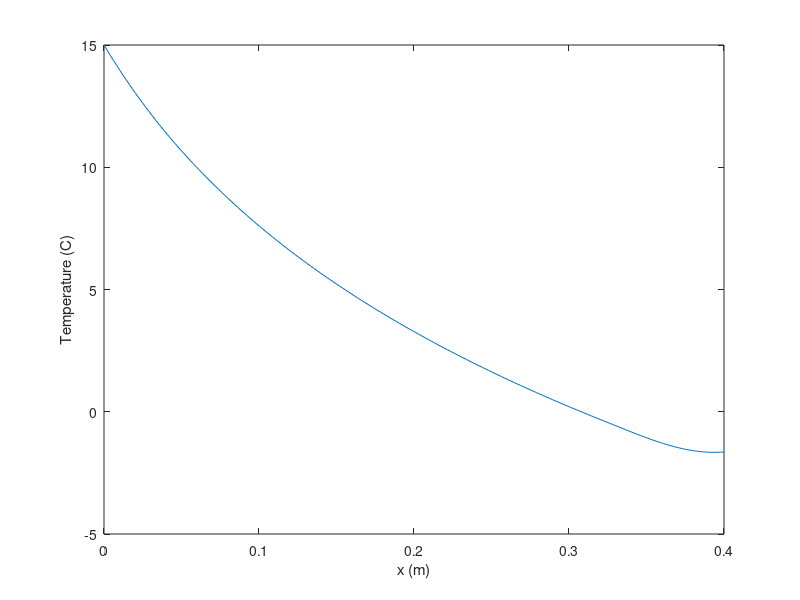

MATLAB code to generate this figure:
clear
clc

%I am here introducing the variables

%The number of meshes to be inputted by the user "E" will be used
E= input("hi doctor please input the number of elements you desire ");

tic

%The wall thickness it is 0.4 by default from the problem
L=0.4;

%the number of nodes in the system
N=E+1;

%The number of nodes within every element it will be 4 since we are using
%cubic elements
n=4;

%The length of each element is
he=L/E;

%The number of Gauss points needed for my integral and since my integral
%has an order 5, and using nGP=(order+1)/2
nGP=3;

%I am introducing the K function which is the general coefficient and no
%element wise

%I am here introducing the shape functions
psi_coeff=[-9/(2*(he^3)), 9/(he^2), -11/(2*he), 1;
           27/(2*(he^3)), -45/(2*(he^2)), 9/he, 0;
           -27/(2*(he^3)), 18/(he^2), -9/(2*he), 0;
           9/(2*(he^3)), -9/(2*(he^2)), 1/he, 0];

%I am here introducing the derivatives of each chape function
psi_dot_coeff=[-27/(2*(he^3)), 18/(he^2), -11/(2*he);
                81/(2*(he^3)), -45/(he^2), 9/he;
               -81/(2*(he^3)), 36/(he^2), -9/(2*he);
                27/(2*(he^3)), -9/(he^2), 1/he];
           
%I am defining the Gauss points
Gauss_points=[0, 0.8888888889;
             -0.7745966692, 0.5555555555;
              0.7745966692, 0.5555555555];
          
%Creating the B matrix or connectivity matrix
connectivity=1;
B=zeros(E,n);
for r=1:E
    for s=1:n-1:n
        B(r,s)=connectivity;
        connectivity=connectivity+1;
    end
    connectivity=connectivity-1;
end
connectivity=connectivity+1;
for r=1:E
    for s=2:1:n-1
        B(r,s)=connectivity;
        connectivity=connectivity+1;
    end
end

%The number of total nodes within the entire system including virtual nodes
NN=max(max(B));

%I am introducing the K function which is the general coefficient and not
%element wise
K=sparse(NN,NN);

%I am now initializing xa
xa=0;

for e=1:E
    for i=1:n
        for j=1:n
            k_for_iteration=0;
            for GP=1:nGP
                
                %Mapping between between x_bar and zeta, and zeta is all
                %the points at the first column of the Gauss_points matrix
                x_bar=(Gauss_points(GP,1)+1)*he/2;
                
                %Computing the thermal conductivity
                thermal_conductivity=10*(x_bar+xa)+1;
                
                %Computing the actual psi to work with
                psi_dot_coeffs_p2=[x_bar^2; x_bar; 1];
                psi_dot_j=(psi_dot_coeff(j, :)*psi_dot_coeffs_p2);
                psi_dot_i=(psi_dot_coeff(i, :)*psi_dot_coeffs_p2);
                
                %Calculating the Gauss point weight the weight is the
                %second column of the Gauss_points matrix
                
                %Computing k for a single Gauss point and adding it to the
                %previous one to compute the integral
                k=-1*thermal_conductivity*psi_dot_j*psi_dot_i*(he/2)*Gauss_points(GP,2);
                k=k_for_iteration+k;
                k_for_iteration=k;
            end
            K(B(e,i),B(e,j))=k+K(B(e,i),B(e,j));
            
        end
    end
    xa=xa+he;
end

%I am now working on the boundary conditions I will create the Q matrix in
%due time, I want to be working on one thing at a time

%step one to introduce the first dericle boundary condition I will zero the
%entire first line, and make sure that the K11 is equal 1
K(1,:)=0;
K(1,1)=1;

%I will now be working on the Q matrix, the left side really, and since F
%is equal to 0 I am happy, no worries all is easy it is simply all equal to
%0, with me only having to play with the boundary conditions

Q=zeros(NN, 1);
Q(1)= 15;
Q(N)=10;

%Now I am introducing the solutions under the form U
U_pre_processing=K\Q;

%I am introducing the U_per_element_prime matrix THE U_per_element_prime IS
%NOT A DERIVATIVE IT IS ONLY A MATRIX TO SIMPLIFY CALCULATIONS
U_per_element=zeros(E,n);

%I am creating the U_per_element_prime matrix
for e=1:E
    for i=1:n
U_per_element(e,i)=U_pre_processing(B(e,i));
    end
end

%I am finding the number of nodes in the port processing
post_processing_nodes_per_element=40;
post_processing_nodes=post_processing_nodes_per_element*E-(E-1);

%I am creating the x bar matrix
x_bar=[(linspace(0, he, post_processing_nodes_per_element).^3);
       (linspace(0, he, post_processing_nodes_per_element).^2);
       (linspace(0, he, post_processing_nodes_per_element));
       (linspace(1, 1, post_processing_nodes_per_element))];

%I am creating the psi functions         
psi_functions=psi_coeff*x_bar;

%Initialization
U=zeros(post_processing_nodes, 1);

%Now I am creating the U matrix
U_prime=U_per_element*psi_functions;
U(1:post_processing_nodes_per_element)=U_prime(1,:);
element_start=post_processing_nodes_per_element+1;
element_end=post_processing_nodes_per_element*2-1;
for element=2:E
    U(element_start:1:element_end)=U_prime(element,2:1:post_processing_nodes_per_element);
    element_start=element_start+post_processing_nodes_per_element-1;
    element_end=element_end+post_processing_nodes_per_element-1;
end

%entering U and plotting
U=[transpose(linspace(0,L,post_processing_nodes)),U];
plot(U(:,1),U(:,2))

%plot design
xlabel_me=xlabel('x (m)');
ylabel_me=ylabel('Temperature (C)');

A1=toc;

%new part

Uold=U;

%I am here introducing the variables

%The wall thickness it is 0.4 by default from the problem
L=0.4;

%the number of nodes in the system
N=E+1;

%The number of nodes within every element it will be 4 since we are using
%cubic elements
n=4;

%The length of each element is
he=L/E;

%The number of Gauss points needed for my integral and since my integral
%has an order 5, and using nGP=(order+1)/2
nGP=3;

%I am introducing the K function which is the general coefficient and no
%element wise

%I am here introducing the shape functions
psi_coeff=[-9/(2*(he^3)), 9/(he^2), -11/(2*he), 1;
           27/(2*(he^3)), -45/(2*(he^2)), 9/he, 0;
           -27/(2*(he^3)), 18/(he^2), -9/(2*he), 0;
           9/(2*(he^3)), -9/(2*(he^2)), 1/he, 0];

%I am here introducing the derivatives of each chape function
psi_dot_coeff=[-27/(2*(he^3)), 18/(he^2), -11/(2*he);
                81/(2*(he^3)), -45/(he^2), 9/he;
               -81/(2*(he^3)), 36/(he^2), -9/(2*he);
                27/(2*(he^3)), -9/(he^2), 1/he];
           
%I am defining the Gauss points
Gauss_points=[0, 0.8888888889;
             -0.7745966692, 0.5555555555;
              0.7745966692, 0.5555555555];
          
%Creating the B matrix or connectivity matrix
connectivity=1;
B=zeros(E,n);
for r=1:E
    for s=1:n-1:n
        B(r,s)=connectivity;
        connectivity=connectivity+1;
    end
    connectivity=connectivity-1;
end
connectivity=connectivity+1;
for r=1:E
    for s=2:1:n-1
        B(r,s)=connectivity;
        connectivity=connectivity+1;
    end
end

Nzeroes=(n*n*E-NN);

%The number of total nodes within the entire system including virtual nodes
NN=max(max(B));

%I am introducing the K function which is the general coefficient and not
%element wise
Knew=sparse(NN,NN, Nzeroes);

%I am now initializing xa
xa=0;

%Mapping between between x_bar and zeta, and zeta is all the points at the
%first column of the Gauss_points matrix
                x_bar_a=(Gauss_points(:,1)+1).*he/2;

%Computing the actual psi to work with
                psi_dot_coeffs_p2=[(x_bar_a').^2; (x_bar_a'); (x_bar_a')./(x_bar_a')];
                psi_dot=psi_dot_coeff*psi_dot_coeffs_p2;

for e=1:E
    for i=1:n
        for j=i:n
            k_for_iteration=0;
            for GP=1:nGP
                x_bar=(Gauss_points(GP,1)+1).*he/2;

                
                %Computing the thermal conductivity
                thermal_conductivity=10*(x_bar+xa)+1;
                
             
                
                %Calculating the Gauss point weight the weight is the
                %second column of the Gauss_points matrix
                
                %Computing k for a single Gauss point and adding it to the
                %previous one to compute the integral
                Knew(B(e,i),B(e,j))=-1*thermal_conductivity*psi_dot(i,GP)*psi_dot(j,GP)*(he/2)*Gauss_points(GP,2)+Knew(B(e,i),B(e,j));
            end
            
        end
    end
    xa=xa+he;
end



Knew = (Knew+Knew') - eye(size(Knew)).*Knew;

%I am now working on the boundary conditions I will create the Q matrix in
%due time, I want to be working on one thing at a time

%step one to introduce the first dericle boundary condition I will zero the
%entire first line, and make sure that the K11 is equal 1
Knew(1,:)=0;
Knew(1,1)=1;

%I will now be working on the Q matrix, the left side really, and since F
%is equal to 0 I am happy, no worries all is easy it is simply all equal to
%0, with me only having to play with the boundary conditions

Qnew=zeros(NN, 1);
Qnew(1)= 15;
Qnew(N)=10;

%Now I am introducing the solutions under the form U
U_pre_processing=Knew\Qnew;

%I am introducing the U_per_element_prime matrix THE U_per_element_prime IS
%NOT A DERIVATIVE IT IS ONLY A MATRIX TO SIMPLIFY CALCULATIONS
U_per_element=zeros(E,n);

%I am creating the U_per_element_prime matrix
for e=1:E
    for i=1:n
U_per_element(e,i)=U_pre_processing(B(e,i));
    end
end

%I am finding the number of nodes in the port processing
post_processing_nodes_per_element=40;
post_processing_nodes=post_processing_nodes_per_element*E-(E-1);

%I am creating the x bar matrix
x_bar=[(linspace(0, he, post_processing_nodes_per_element).^3);
       (linspace(0, he, post_processing_nodes_per_element).^2);
       (linspace(0, he, post_processing_nodes_per_element));
       (linspace(1, 1, post_processing_nodes_per_element))];

%I am creating the psi functions         
psi_functions=psi_coeff*x_bar;

%Initialization
U=zeros(post_processing_nodes, 1);

%Now I am creating the U matrix
U_prime=U_per_element*psi_functions;
U(1:post_processing_nodes_per_element)=U_prime(1,:);
element_start=post_processing_nodes_per_element+1;
element_end=post_processing_nodes_per_element*2-1;
for element=2:E
    U(element_start:1:element_end)=U_prime(element,2:1:post_processing_nodes_per_element);
    element_start=element_start+post_processing_nodes_per_element-1;
    element_end=element_end+post_processing_nodes_per_element-1;
end

%entering U and plotting
U=[transpose(linspace(0,L,post_processing_nodes)),U];
plot(U(:,1),U(:,2))

%plot design
xlabel_me=xlabel('x (m)');
ylabel_me=ylabel('Temperature (C)');

A2=toc;

A3=(A1-(A2-A1))/A1;
disp(A3);

disp(sqrt(sum((U(:,2)-Uold(:,2)).^2)/sum(U(:,2).^2)));